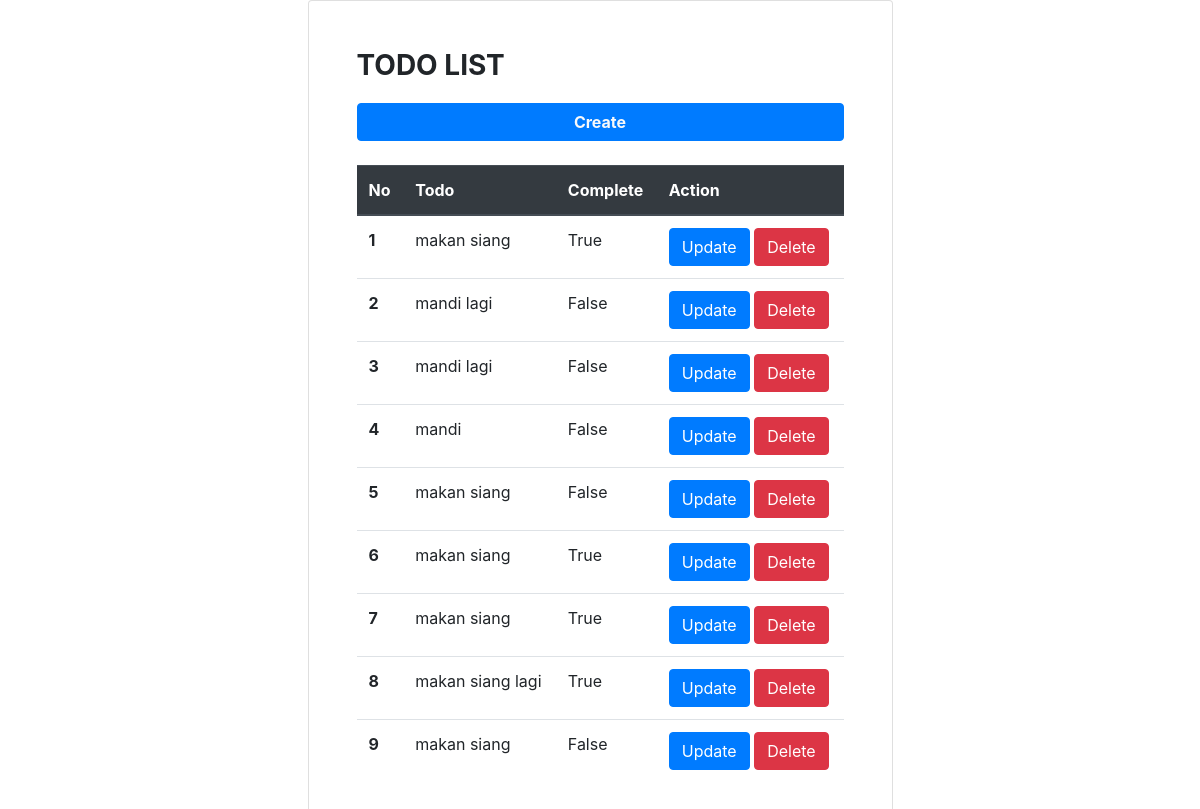
The page / on the database its author committed.
### list/models.py (models this page shows, shortened)
class TodoList(models.Model):
	title = models.CharField(max_length=250)
	complete = models.BooleanField(default=False, blank=True, null=True)
	created = models.DateTimeField(auto_now_add=True)

### list/views.py (the view)
# urls.py: path('', ListTodo, name='index'),
def ListTodo(request):
	todo_list = TodoList.objects.all().order_by('-created')
	context = {
		'todo_list': todo_list,
	}
	return render(request, 'list/index.html', context)

### templates/list/index.html
{% extends "base.html" %}
	{% block content %}
	<div class="card-title">
		<h3 class="font-weight-bold">TODO LIST</h3>
	</div>
	<a href="{% url 'create-todo' %} "><button class="btn btn-block btn-primary text-light font-weight-bold">
	Create</button></a>
		<br>
	<table class="table">
  <thead class="thead-dark">
    <tr>
      <th scope="col">No</th>
      <th scope="col">Todo</th>
      <th scope="col">Complete</th>
      <th scope="col">Action</th>
    </tr>
  </thead>
  <tbody>
  	{% for todo in todo_list  %}
  	<tr>
      <th scope="row"> {{forloop.counter}} </th>
      <td> {{todo.title}} </td>
      <td> {{todo.complete}} </td>
      <td>
      	<a href="{% url 'update-todo' todo.id %}" class="btn btn-primary">Update</a>
      	<a href="{% url 'delete-todo' todo.id %}" class="btn btn-danger">Delete</a>
      </td>
    </tr>
  	{% endfor %}
  </tbody>
</table>
	{% endblock content %}

### templates/base.html (shortened to what this page needs)
<!doctype html>
<html lang="en">
  <head>
    <link rel="stylesheet" href="https://cdn.jsdelivr.net/npm/bootstrap@4.5.3/dist/css/bootstrap.min.css">
  </head>
  <body>
    <div class="row">
    	<div class="col-lg-6 col-md-6 mx-auto">
    		<div class="card px-md-5 py-md-5" >
		    {% block content %}
		    {% endblock content %}
		    </div>
    	</div>
    </div>
  </body>
</html>

### rows shown on the page
TodoList: title "makan siang", complete "True"
TodoList: title "mandi lagi", complete "False"
TodoList: title "mandi lagi", complete "False"
TodoList: title "mandi", complete "False"
TodoList: title "makan siang", complete "False"
TodoList: title "makan siang", complete "True"
TodoList: title "makan siang", complete "True"
TodoList: title "makan siang lagi", complete "True"
TodoList: title "makan siang", complete "False"
